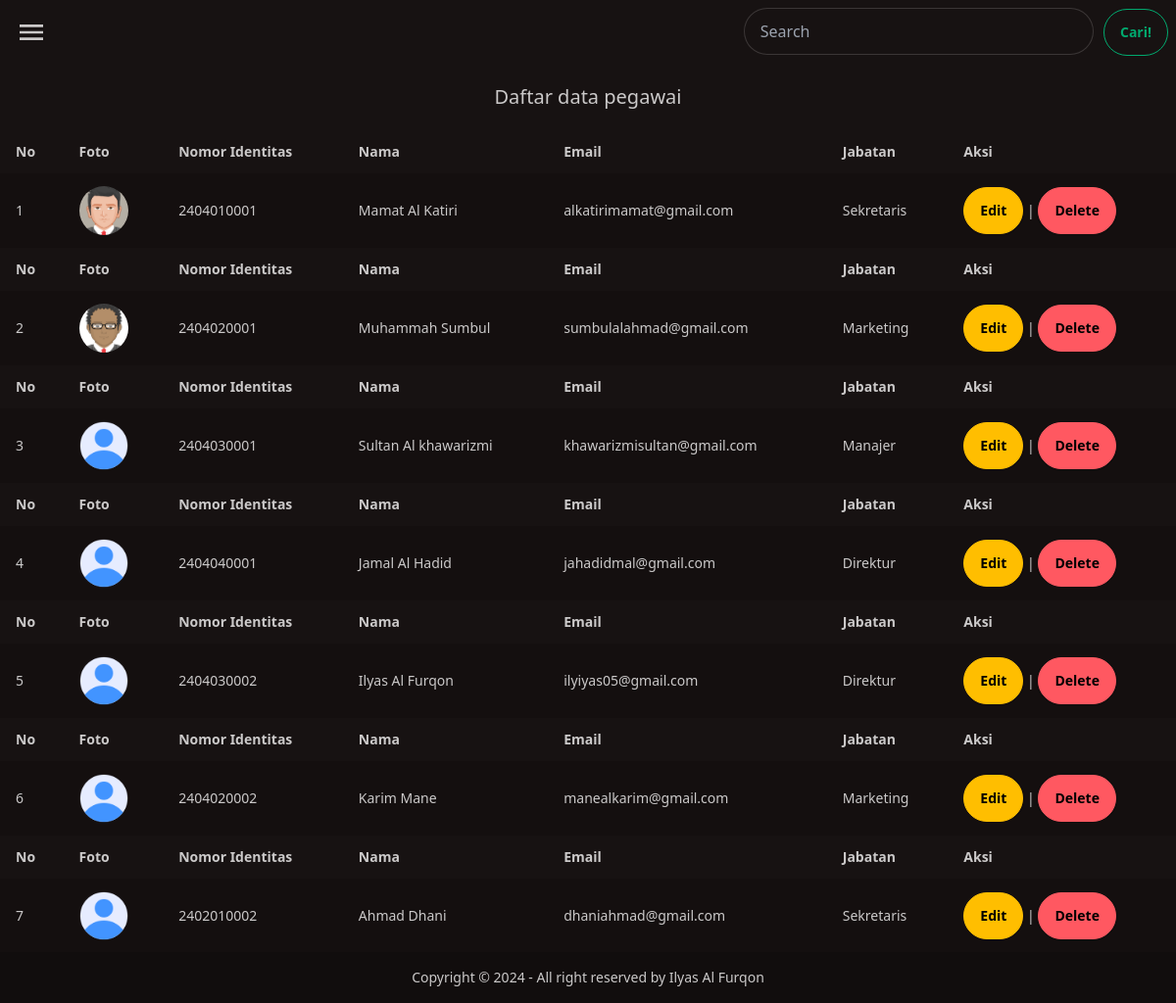
/pegawai.php (signed in), run on the app's committed database.
### tables this page shows
CREATE TABLE `pegawai` (
  `id` int(11) NOT NULL,
  `nama` varchar(100) NOT NULL,
  `nik` varchar(10) NOT NULL COMMENT '    <!-- nomor identitas terdiri atas 2404010001 (tahun,bulan,jabatan( sekretasi = 1, marketing = 2, manajer = 3, direktur = 4) urutan) -->\r\n',
  `jabatan` varchar(50) NOT NULL,
  `email` varchar(255) NOT NULL,
  `gambar` varchar(255) NOT NULL
);

### functions.php (called while the page is built, shortened)
<?php
$conn = mysqli_connect("localhost", "root", "", "pegawai");
function query($query) {
    global $conn;
    $result = mysqli_query($conn, $query);
    while( $row = mysqli_fetch_assoc($result) ) {
        $rows[] = $row;
    }
    return $rows;
}
?>

### pegawai.php (the view, shortened to what this page needs)
<?php
require 'functions.php';
$pegawai = query("SELECT * FROM pegawai");
?>
<!DOCTYPE html>
<html data-theme="forest" lang="en">
<head>
    <link href="https://cdn.jsdelivr.net/npm/daisyui@4.10.1/dist/full.min.css" rel="stylesheet" type="text/css" />
</head>
<body>
  <div class="navbar bg-base-100">
  <div class="flex-none">
    <div class="drawer">
      <div class="drawer-content">
          <button for="my-drawer" class="btn btn-square btn-ghost drawer-button">
            <label for="my-drawer" class=" drawer-button">
              <svg class="swap-off fill-current" xmlns="http://www.w3.org/2000/svg" width="32" height="32" viewBox="0 0 512 512"><path d="M64,384H448V341.33H64Zm0-106.67H448V234.67H64ZM64,128v42.67H448V128Z"/></svg>
            </label>
          </button>
      </div>
      <div  class="drawer-side z-10">
        <label for="my-drawer" aria-label="close sidebar" class="drawer-overlay"></label>
      </div>
    </div>
  </div>
    <div class="flex-none gap-4">
      <div class="form-control ">
        <form action="" method="post">
          <input class="input input-bordered w-24 md:w-auto me-1.5" type="text" placeholder="Search" name="keyword" size="30" autofocus autocomplete="off"  />
          <button class="btn btn-outline btn-success " type="submit" name="cari">Cari!</button>
        </form>
      </div>
    </div>
  </div>
  <h1 class="text-center text-xl m-5">Daftar data pegawai</h1>
  <div class="overflow-x-auto">
    <table class="table table-zebra">
    <?php $i = 1 ?>
    <?php foreach( $pegawai as $row ) : ?>
    <tr>
      <th>No</th>
      <th>Foto</th>
      <th>Nomor Identitas</th>
      <th>Nama</th>
      <th>Email</th>
      <th>Jabatan</th>
      <th>Aksi</th>
    </tr>
    <tr>
      <td><?= $i ?></td>
      <td>
        <img src="img/<?= $row["gambar"]?>" alt="">
      </td>
      <td><?= $row["nik"]?></td>
      <td><?= $row["nama"]?></td>
      <td><?= $row["email"]?></td>
      <td><?= $row["jabatan"]?></td>
      <td>
        <button class="btn btn-warning">
        <a href="ubah.php?id=<?= $row["id"]; ?>">Edit</a>
        </button>
        |
        <button class="btn btn-error">
        <a href="hapus.php?id=<?= $row["id"]; ?>" onclick="return confirm('Anda yakin ingin menghapus data?')">Delete</a>
        </button>
      </td>
    </tr>
      <?php $i++ ?>
      <?php endforeach; ?>
    </table>
  </div>
<footer class="footer footer-center p-4 bg-base-300 text-base-content">
  <aside>
    <p>Copyright © 2024 - All right reserved by Ilyas Al Furqon </p>
  </aside>
</footer>
  <script src="https://cdn.tailwindcss.com"></script>
</body>
</html>

### pegawai.php (style rules this page uses)
img { width: 50px; height: 50px; border-radius: 50%; }

### data on the page
pegawai: gambar (picture), nik "2404010001", nama "Mamat Al Katiri", email "alkatirimamat@gmail.com", jabatan "Sekretaris"
pegawai: gambar (picture), nik "2404020001", nama "Muhammah Sumbul", email "sumbulalahmad@gmail.com", jabatan "Marketing"
pegawai: gambar (picture), nik "2404030001", nama "Sultan Al khawarizmi", email "khawarizmisultan@gmail.com", jabatan "Manajer"
pegawai: gambar (picture), nik "2404040001", nama "Jamal Al Hadid", email "jahadidmal@gmail.com", jabatan "Direktur"
pegawai: gambar (picture), nik "2404030002", nama "Ilyas Al Furqon", email "ilyiyas05@gmail.com", jabatan "Direktur"
pegawai: gambar (picture), nik "2404020002", nama "Karim Mane", email "manealkarim@gmail.com", jabatan "Marketing"
pegawai: gambar (picture), nik "2402010002", nama "Ahmad Dhani", email "dhaniahmad@gmail.com", jabatan "Sekretaris"
